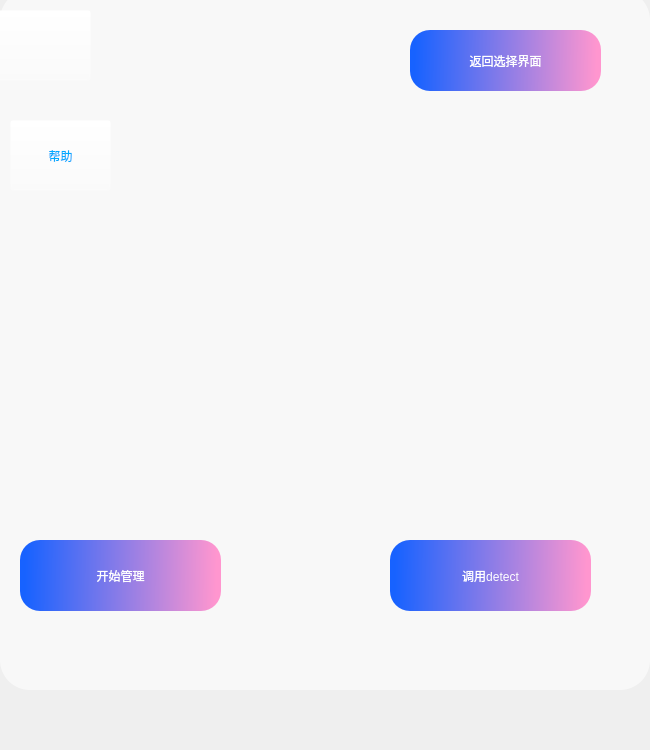
<?xml version="1.0" encoding="UTF-8"?>
<ui version="4.0">
 <class>Form</class>
 <widget class="QWidget" name="Form">
  <property name="geometry">
   <rect>
    <x>0</x>
    <y>0</y>
    <width>650</width>
    <height>750</height>
   </rect>
  </property>
  <property name="minimumSize">
   <size>
    <width>650</width>
    <height>750</height>
   </size>
  </property>
  <property name="maximumSize">
   <size>
    <width>650</width>
    <height>900</height>
   </size>
  </property>
  <property name="windowTitle">
   <string>Login</string>
  </property>
  <widget class="QPushButton" name="pushButton">
   <property name="geometry">
    <rect>
     <x>390</x>
     <y>540</y>
     <width>201</width>
     <height>71</height>
    </rect>
   </property>
   <property name="styleSheet">
    <string notr="true">QPushButton{
background-color: qlineargradient(spread:pad, x1:0.0227727, y1:0.472, x2:0.977273, y2:0.476955, stop:0 rgba(23, 98, 255, 255), stop:1 rgba(255, 150, 207, 255));
	font: 75 16pt &quot;微软雅黑&quot;;
color: rgb(255, 255, 255);
border-radius: 20
}
QPushButton:hover{
background-color:qlineargradient(spread:pad, x1:0.198909, y1:0.302, x2:0.892046, y2:0.687, stop:0 rgba(23, 98, 255, 255), stop:1 rgba(255, 150, 207, 255));
padding-bottom: 7;

}
QPushButton:pressed{
padding-top: 7;
padding-left: 7;
}
QPushButton:disabled{
background-color: qlineargradient(spread:pad, x1:0, y1:0, x2:1, y2:0, stop:0 rgba(119, 119, 119, 255), stop:1 rgba(221, 221, 221, 255));
	color: rgba(241, 241, 241, 150);
}</string>
   </property>
   <property name="text">
    <string>调用detect</string>
   </property>
  </widget>
  <widget class="QPushButton" name="pushButton_2">
   <property name="geometry">
    <rect>
     <x>20</x>
     <y>540</y>
     <width>201</width>
     <height>71</height>
    </rect>
   </property>
   <property name="styleSheet">
    <string notr="true">QPushButton{
background-color: qlineargradient(spread:pad, x1:0.0227727, y1:0.472, x2:0.977273, y2:0.476955, stop:0 rgba(23, 98, 255, 255), stop:1 rgba(255, 150, 207, 255));
	font: 75 16pt &quot;微软雅黑&quot;;
color: rgb(255, 255, 255);
border-radius: 20
}
QPushButton:hover{
background-color:qlineargradient(spread:pad, x1:0.198909, y1:0.302, x2:0.892046, y2:0.687, stop:0 rgba(23, 98, 255, 255), stop:1 rgba(255, 150, 207, 255));
padding-bottom: 7;

}
QPushButton:pressed{
padding-top: 7;
padding-left: 7;
}
QPushButton:disabled{
background-color: qlineargradient(spread:pad, x1:0, y1:0, x2:1, y2:0, stop:0 rgba(119, 119, 119, 255), stop:1 rgba(221, 221, 221, 255));
	color: rgba(241, 241, 241, 150);
}</string>
   </property>
   <property name="text">
    <string>开始管理</string>
   </property>
  </widget>
  <widget class="QLabel" name="label_3">
   <property name="geometry">
    <rect>
     <x>0</x>
     <y>-10</y>
     <width>650</width>
     <height>700</height>
    </rect>
   </property>
   <property name="styleSheet">
    <string notr="true">border-radius:30;
background-color: rgba(255, 255, 255, 150);
border-image: url(:/images/images/bg.png);
</string>
   </property>
   <property name="text">
    <string/>
   </property>
   <property name="scaledContents">
    <bool>true</bool>
   </property>
  </widget>
  <widget class="QPushButton" name="pushButton_4">
   <property name="geometry">
    <rect>
     <x>10</x>
     <y>120</y>
     <width>101</width>
     <height>71</height>
    </rect>
   </property>
   <property name="styleSheet">
    <string notr="true">QPushButton:hover{
padding-bottom: 7;
background-color: rgba(255, 255, 255, 0);
}
QPushButton{
background-color: rgba(255, 255, 255, 0);
	color: rgb(0, 170, 255);
	font: 12pt &quot;微软雅黑&quot;;
}
</string>
   </property>
   <property name="text">
    <string>帮助</string>
   </property>
   <property name="icon">
    <iconset>
     <normaloff>images/帮助_help.png</normaloff>images/帮助_help.png</iconset>
   </property>
   <property name="iconSize">
    <size>
     <width>40</width>
     <height>40</height>
    </size>
   </property>
  </widget>
  <widget class="QPushButton" name="pushButton_5">
   <property name="geometry">
    <rect>
     <x>-10</x>
     <y>10</y>
     <width>101</width>
     <height>71</height>
    </rect>
   </property>
   <property name="styleSheet">
    <string notr="true">QPushButton:hover{
padding-bottom: 7;
background-color: rgba(255, 255, 255, 0);
}
QPushButton{
background-color: rgba(255, 255, 255, 0);
	color: rgb(0, 170, 255);
	font: 12pt &quot;微软雅黑&quot;;
}
</string>
   </property>
   <property name="text">
    <string/>
   </property>
   <property name="icon">
    <iconset>
     <normaloff>images/logo.png</normaloff>images/logo.png</iconset>
   </property>
   <property name="iconSize">
    <size>
     <width>60</width>
     <height>60</height>
    </size>
   </property>
  </widget>
  <widget class="QPushButton" name="pushButton_3">
   <property name="geometry">
    <rect>
     <x>410</x>
     <y>30</y>
     <width>191</width>
     <height>61</height>
    </rect>
   </property>
   <property name="styleSheet">
    <string notr="true">QPushButton{
background-color: qlineargradient(spread:pad, x1:0.0227727, y1:0.472, x2:0.977273, y2:0.476955, stop:0 rgba(23, 98, 255, 255), stop:1 rgba(255, 150, 207, 255));
	font: 40 12pt &quot;微软雅黑&quot;;
color: rgb(255, 255, 255);
border-radius: 20
}
QPushButton:hover{
background-color:qlineargradient(spread:pad, x1:0.198909, y1:0.302, x2:0.892046, y2:0.687, stop:0 rgba(23, 98, 255, 255), stop:1 rgba(255, 150, 207, 255));
padding-bottom: 7;

}
QPushButton:pressed{
padding-top: 7;
padding-left: 7;
}
QPushButton:disabled{
background-color: qlineargradient(spread:pad, x1:0, y1:0, x2:1, y2:0, stop:0 rgba(119, 119, 119, 255), stop:1 rgba(221, 221, 221, 255));
	color: rgba(241, 241, 241, 150);
}</string>
   </property>
   <property name="text">
    <string>返回选择界面</string>
   </property>
  </widget>
  <zorder>label_3</zorder>
  <zorder>pushButton</zorder>
  <zorder>pushButton_2</zorder>
  <zorder>pushButton_4</zorder>
  <zorder>pushButton_5</zorder>
  <zorder>pushButton_3</zorder>
 </widget>
 <resources>
  <include location="resouce.qrc"/>
 </resources>
 <connections/>
</ui>
